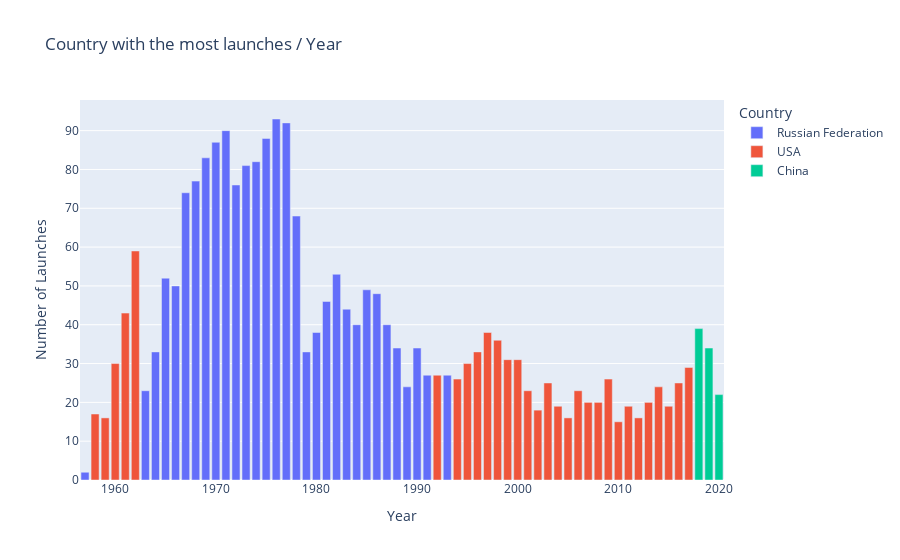

Here is the notebook cell this chart was saved with:
### Code cell
launches_per_year_per_country = df_data.groupby(["Year", "Country"]).size()
launches_per_year_per_country = launches_per_year_per_country.reset_index(name="Count")

pivot_data = launches_per_year_per_country.pivot(index='Year', columns='Country', values='Count').fillna(0)
max_country_per_year = pivot_data.idxmax(axis=1)

bar_chart = px.bar(x=pivot_data.index, 
       y=pivot_data.max(axis=1), 
       color=max_country_per_year.values, 
       title="Country with the most launches / Year")

bar_chart.update_yaxes(title="Number of Launches")
bar_chart.update_xaxes(title="Year")
bar_chart.update_layout(legend_title_text="Country")
bar_chart.show()

### Figure 1 — Plotly figure (JSON) as saved in the notebook; plotly's stock layout.template omitted (floating-point values rounded to 4 significant figures)
{"data": [{"alignmentgroup": "True", "hovertemplate": "color=Russian Federation<br>x=%{x}<br>y=%{y}<extra></extra>", "legendgroup": "Russian Federation", "marker": {"color": "#636efa", "pattern": {"shape": ""}}, "name": "Russian Federation", "offsetgroup": "Russian Federation", "orientation": "v", "showlegend": true, "textposition": "auto", "type": "bar", "x": [1957, 1963, 1964, 1965, 1966, 1967, 1968, 1969, 1970, 1971, 1972, 1973, 1974, 1975, 1976, 1977, 1978, 1979, 1980, 1981, 1982, 1983, 1984, 1985, 1986, 1987, 1988, 1989, 1990, 1991, 1993], "xaxis": "x", "y": [2, 23, 33, 52, 50, 74, 77, 83, 87, 90, 76, 81, 82, 88, 93, 92, 68, 33, 38, 46, 53, 44, 40, 49, 48, 40, 34, 24, 34, 27, 27], "yaxis": "y"}, {"alignmentgroup": "True", "hovertemplate": "color=USA<br>x=%{x}<br>y=%{y}<extra></extra>", "legendgroup": "USA", "marker": {"color": "#EF553B", "pattern": {"shape": ""}}, "name": "USA", "offsetgroup": "USA", "orientation": "v", "showlegend": true, "textposition": "auto", "type": "bar", "x": [1958, 1959, 1960, 1961, 1962, 1992, 1994, 1995, 1996, 1997, 1998, 1999, 2000, 2001, 2002, 2003, 2004, 2005, 2006, 2007, 2008, 2009, 2010, 2011, 2012, 2013, 2014, 2015, 2016, 2017], "xaxis": "x", "y": [17, 16, 30, 43, 59, 27, 26, 30, 33, 38, 36, 31, 31, 23, 18, 25, 19, 16, 23, 20, 20, 26, 15, 19, 16, 20, 24, 19, 25, 29], "yaxis": "y"}, {"alignmentgroup": "True", "hovertemplate": "color=China<br>x=%{x}<br>y=%{y}<extra></extra>", "legendgroup": "China", "marker": {"color": "#00cc96", "pattern": {"shape": ""}}, "name": "China", "offsetgroup": "China", "orientation": "v", "showlegend": true, "textposition": "auto", "type": "bar", "x": [2018, 2019, 2020], "xaxis": "x", "y": [39, 34, 22], "yaxis": "y"}], "layout": {"barmode": "relative", "legend": {"title": {"text": "Country"}, "tracegroupgap": 0}, "title": {"text": "Country with the most launches / Year"}, "xaxis": {"anchor": "y", "domain": [0, 1], "title": {"text": "Year"}}, "yaxis": {"anchor": "x", "domain": [0, 1], "title": {"text": "Number of Launches"}}}}
